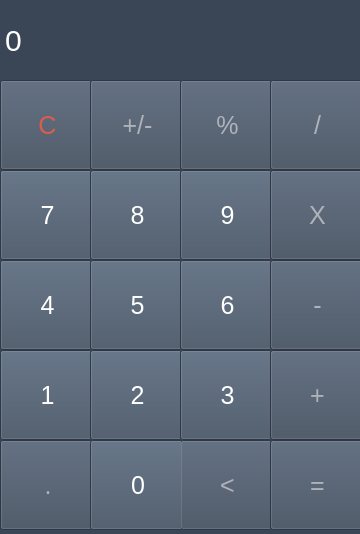
<?xml version="1.0" encoding="UTF-8"?>
<ui version="4.0">
 <class>MainWindow</class>
 <widget class="QMainWindow" name="MainWindow">
  <property name="windowModality">
   <enum>Qt::NonModal</enum>
  </property>
  <property name="geometry">
   <rect>
    <x>0</x>
    <y>0</y>
    <width>360</width>
    <height>534</height>
   </rect>
  </property>
  <property name="windowTitle">
   <string>Calculator</string>
  </property>
  <property name="windowOpacity">
   <double>0.980000000000000</double>
  </property>
  <property name="styleSheet">
   <string notr="true">background: #3A4655;</string>
  </property>
  <widget class="QWidget" name="centralwidget">
   <widget class="QLabel" name="result">
    <property name="geometry">
     <rect>
      <x>5</x>
      <y>0</y>
      <width>350</width>
      <height>80</height>
     </rect>
    </property>
    <property name="sizePolicy">
     <sizepolicy hsizetype="Maximum" vsizetype="Preferred">
      <horstretch>0</horstretch>
      <verstretch>0</verstretch>
     </sizepolicy>
    </property>
    <property name="styleSheet">
     <string notr="true">QLabel{
qproperty-aligment: 'AlingVCenter | AlignRight';
  font-size: 30px;
color: #fff;
}
  

</string>
    </property>
    <property name="text">
     <string>0</string>
    </property>
   </widget>
   <widget class="QPushButton" name="pushButton_C">
    <property name="geometry">
     <rect>
      <x>0</x>
      <y>80</y>
      <width>90</width>
      <height>90</height>
     </rect>
    </property>
    <property name="styleSheet">
     <string notr="true">width: 25%;
  background: #425062;
  color: #fff;
  padding: 20px;
  display: inline-block;
  font-size: 25px;
  text-align: center;
  vertical-align: middle;
  margin-right: -4px;
  border-right: solid 2px #3C4857;
  border-bottom: solid 2p x #3C4857;color: #D95D4E;
  background: #404D5E;</string>
    </property>
    <property name="text">
     <string>C</string>
    </property>
   </widget>
   <widget class="QPushButton" name="pushButton_PM">
    <property name="geometry">
     <rect>
      <x>90</x>
      <y>80</y>
      <width>90</width>
      <height>90</height>
     </rect>
    </property>
    <property name="styleSheet">
     <string notr="true">width: 25%;
  background: #425062;
  color: #fff;
  padding: 20px;
  display: inline-block;
  font-size: 25px;
  text-align: center;
  vertical-align: middle;
  margin-right: -4px;
  border-right: solid 2px #3C4857;
  border-bottom: solid 2p x #3C4857;color: #AEB3BA;
  background: #404D5E;</string>
    </property>
    <property name="text">
     <string>+/-</string>
    </property>
   </widget>
   <widget class="QPushButton" name="pushButton_PC">
    <property name="geometry">
     <rect>
      <x>180</x>
      <y>80</y>
      <width>90</width>
      <height>90</height>
     </rect>
    </property>
    <property name="styleSheet">
     <string notr="true">width: 25%;
  background: #425062;
  color: #fff;
  padding: 20px;
  display: inline-block;
  font-size: 25px;
  text-align: center;
  vertical-align: middle;
  margin-right: -4px;
  border-right: solid 2px #3C4857;
  border-bottom: solid 2p x #3C4857;color: #AEB3BA;
  background: #404D5E;</string>
    </property>
    <property name="text">
     <string>%</string>
    </property>
   </widget>
   <widget class="QPushButton" name="pushButton_DIV">
    <property name="geometry">
     <rect>
      <x>270</x>
      <y>80</y>
      <width>90</width>
      <height>90</height>
     </rect>
    </property>
    <property name="styleSheet">
     <string notr="true">width: 25%;
  background: #425062;
  color: #fff;
  padding: 20px;
  display: inline-block;
  font-size: 25px;
  text-align: center;
  vertical-align: middle;
  margin-right: -4px;
  border-right: solid 2px #3C4857;
  border-bottom: solid 2p x #3C4857;color: #AEB3BA;
  background: #404D5E;</string>
    </property>
    <property name="text">
     <string>/</string>
    </property>
   </widget>
   <widget class="QPushButton" name="pushButton_7">
    <property name="geometry">
     <rect>
      <x>0</x>
      <y>170</y>
      <width>90</width>
      <height>90</height>
     </rect>
    </property>
    <property name="styleSheet">
     <string notr="true">width: 25%;
  background: #425062;
  color: #fff;
  padding: 20px;
  display: inline-block;
  font-size: 25px;
  text-align: center;
  vertical-align: middle;
  margin-right: -4px;
  border-right: solid 2px #3C4857;
  border-bottom: solid 2px #3C4857;</string>
    </property>
    <property name="text">
     <string>7</string>
    </property>
   </widget>
   <widget class="QPushButton" name="pushButton_8">
    <property name="geometry">
     <rect>
      <x>90</x>
      <y>170</y>
      <width>90</width>
      <height>90</height>
     </rect>
    </property>
    <property name="styleSheet">
     <string notr="true">width: 25%;
  background: #425062;
  color: #fff;
  padding: 20px;
  display: inline-block;
  font-size: 25px;
  text-align: center;
  vertical-align: middle;
  margin-right: -4px;
  border-right: solid 2px #3C4857;
  border-bottom: solid 2px #3C4857;</string>
    </property>
    <property name="text">
     <string>8</string>
    </property>
   </widget>
   <widget class="QPushButton" name="pushButton_MULT">
    <property name="geometry">
     <rect>
      <x>270</x>
      <y>170</y>
      <width>90</width>
      <height>90</height>
     </rect>
    </property>
    <property name="styleSheet">
     <string notr="true">width: 25%;
  background: #425062;
  color: #fff;
  padding: 20px;
  display: inline-block;
  font-size: 25px;
  text-align: center;
  vertical-align: middle;
  margin-right: -4px;
  border-right: solid 2px #3C4857;
  border-bottom: solid 2p x #3C4857;color: #AEB3BA;
  background: #404D5E;</string>
    </property>
    <property name="text">
     <string>X</string>
    </property>
   </widget>
   <widget class="QPushButton" name="pushButton_9">
    <property name="geometry">
     <rect>
      <x>180</x>
      <y>170</y>
      <width>90</width>
      <height>90</height>
     </rect>
    </property>
    <property name="styleSheet">
     <string notr="true">width: 25%;
  background: #425062;
  color: #fff;
  padding: 20px;
  display: inline-block;
  font-size: 25px;
  text-align: center;
  vertical-align: middle;
  margin-right: -4px;
  border-right: solid 2px #3C4857;
  border-bottom: solid 2px #3C4857;</string>
    </property>
    <property name="text">
     <string>9</string>
    </property>
   </widget>
   <widget class="QPushButton" name="pushButton_MIN">
    <property name="geometry">
     <rect>
      <x>270</x>
      <y>260</y>
      <width>90</width>
      <height>90</height>
     </rect>
    </property>
    <property name="styleSheet">
     <string notr="true">width: 25%;
  background: #425062;
  color: #fff;
  padding: 20px;
  display: inline-block;
  font-size: 25px;
  text-align: center;
  vertical-align: middle;
  margin-right: -4px;
  border-right: solid 2px #3C4857;
  border-bottom: solid 2p x #3C4857;color: #AEB3BA;
  background: #404D5E;</string>
    </property>
    <property name="text">
     <string>-</string>
    </property>
   </widget>
   <widget class="QPushButton" name="pushButton_4">
    <property name="geometry">
     <rect>
      <x>0</x>
      <y>260</y>
      <width>90</width>
      <height>90</height>
     </rect>
    </property>
    <property name="styleSheet">
     <string notr="true">width: 25%;
  background: #425062;
  color: #fff;
  padding: 20px;
  display: inline-block;
  font-size: 25px;
  text-align: center;
  vertical-align: middle;
  margin-right: -4px;
  border-right: solid 2px #3C4857;
  border-bottom: solid 2px #3C4857;</string>
    </property>
    <property name="text">
     <string>4</string>
    </property>
   </widget>
   <widget class="QPushButton" name="pushButton_5">
    <property name="geometry">
     <rect>
      <x>90</x>
      <y>260</y>
      <width>90</width>
      <height>90</height>
     </rect>
    </property>
    <property name="styleSheet">
     <string notr="true">width: 25%;
  background: #425062;
  color: #fff;
  padding: 20px;
  display: inline-block;
  font-size: 25px;
  text-align: center;
  vertical-align: middle;
  margin-right: -4px;
  border-right: solid 2px #3C4857;
  border-bottom: solid 2px #3C4857;</string>
    </property>
    <property name="text">
     <string>5</string>
    </property>
   </widget>
   <widget class="QPushButton" name="pushButton_6">
    <property name="geometry">
     <rect>
      <x>180</x>
      <y>260</y>
      <width>90</width>
      <height>90</height>
     </rect>
    </property>
    <property name="styleSheet">
     <string notr="true">width: 25%;
  background: #425062;
  color: #fff;
  padding: 20px;
  display: inline-block;
  font-size: 25px;
  text-align: center;
  vertical-align: middle;
  margin-right: -4px;
  border-right: solid 2px #3C4857;
  border-bottom: solid 2px #3C4857;</string>
    </property>
    <property name="text">
     <string>6</string>
    </property>
   </widget>
   <widget class="QPushButton" name="pushButton_PL">
    <property name="geometry">
     <rect>
      <x>270</x>
      <y>350</y>
      <width>90</width>
      <height>90</height>
     </rect>
    </property>
    <property name="styleSheet">
     <string notr="true">width: 25%;
  background: #425062;
  color: #fff;
  padding: 20px;
  display: inline-block;
  font-size: 25px;
  text-align: center;
  vertical-align: middle;
  margin-right: -4px;
  border-right: solid 2px #3C4857;
  border-bottom: solid 2p x #3C4857;color: #AEB3BA;
  background: #404D5E;</string>
    </property>
    <property name="text">
     <string>+</string>
    </property>
   </widget>
   <widget class="QPushButton" name="pushButton_1">
    <property name="geometry">
     <rect>
      <x>0</x>
      <y>350</y>
      <width>90</width>
      <height>90</height>
     </rect>
    </property>
    <property name="styleSheet">
     <string notr="true">width: 25%;
  background: #425062;
  color: #fff;
  padding: 20px;
  display: inline-block;
  font-size: 25px;
  text-align: center;
  vertical-align: middle;
  margin-right: -4px;
  border-right: solid 2px #3C4857;
  border-bottom: solid 2px #3C4857;</string>
    </property>
    <property name="text">
     <string>1</string>
    </property>
   </widget>
   <widget class="QPushButton" name="pushButton_2">
    <property name="geometry">
     <rect>
      <x>90</x>
      <y>350</y>
      <width>90</width>
      <height>90</height>
     </rect>
    </property>
    <property name="styleSheet">
     <string notr="true">width: 25%;
  background: #425062;
  color: #fff;
  padding: 20px;
  display: inline-block;
  font-size: 25px;
  text-align: center;
  vertical-align: middle;
  margin-right: -4px;
  border-right: solid 2px #3C4857;
  border-bottom: solid 2px #3C4857;</string>
    </property>
    <property name="text">
     <string>2</string>
    </property>
   </widget>
   <widget class="QPushButton" name="pushButton_3">
    <property name="geometry">
     <rect>
      <x>180</x>
      <y>350</y>
      <width>90</width>
      <height>90</height>
     </rect>
    </property>
    <property name="styleSheet">
     <string notr="true">width: 25%;
  background: #425062;
  color: #fff;
  padding: 20px;
  display: inline-block;
  font-size: 25px;
  text-align: center;
  vertical-align: middle;
  margin-right: -4px;
  border-right: solid 2px #3C4857;
  border-bottom: solid 2px #3C4857;</string>
    </property>
    <property name="text">
     <string>3</string>
    </property>
   </widget>
   <widget class="QPushButton" name="pushButton_EQ">
    <property name="geometry">
     <rect>
      <x>270</x>
      <y>440</y>
      <width>90</width>
      <height>90</height>
     </rect>
    </property>
    <property name="styleSheet">
     <string notr="true">width: 25%;
  background: #425062;
  color: #fff;
  padding: 20px;
  display: inline-block;
  font-size: 25px;
  text-align: center;
  vertical-align: middle;
  margin-right: -4px;
  border-right: solid 2px #3C4857;
  border-bottom: solid 2p x #3C4857;color: #AEB3BA;
  background: #404D5E;</string>
    </property>
    <property name="text">
     <string>=</string>
    </property>
   </widget>
   <widget class="QPushButton" name="pushButton_D">
    <property name="geometry">
     <rect>
      <x>0</x>
      <y>440</y>
      <width>91</width>
      <height>90</height>
     </rect>
    </property>
    <property name="styleSheet">
     <string notr="true">width: 25%;
  background: #425062;
  color: #fff;
  padding: 20px;
  display: inline-block;
  font-size: 25px;
  text-align: center;
  vertical-align: middle;
  margin-right: -4px;
  border-right: solid 2px #3C4857;
  border-bottom: solid 2p x #3C4857;color: #AEB3BA;
  background: #404D5E;</string>
    </property>
    <property name="text">
     <string>.</string>
    </property>
   </widget>
   <widget class="QPushButton" name="pushButton_B">
    <property name="geometry">
     <rect>
      <x>180</x>
      <y>440</y>
      <width>90</width>
      <height>90</height>
     </rect>
    </property>
    <property name="styleSheet">
     <string notr="true">width: 25%;
  background: #425062;
  color: #fff;
  padding: 20px;
  display: inline-block;
  font-size: 25px;
  text-align: center;
  vertical-align: middle;
  margin-right: -4px;
  border-right: solid 2px #3C4857;
  border-bottom: solid 2p x #3C4857;color: #AEB3BA;
  background: #404D5E;</string>
    </property>
    <property name="text">
     <string>&lt;</string>
    </property>
   </widget>
   <widget class="QPushButton" name="pushButton_0">
    <property name="geometry">
     <rect>
      <x>90</x>
      <y>440</y>
      <width>91</width>
      <height>90</height>
     </rect>
    </property>
    <property name="styleSheet">
     <string notr="true">width: 25%;
  background: #425062;
  color: #fff;
  padding: 20px;
  display: inline-block;
  font-size: 25px;
  text-align: center;
  vertical-align: middle;
  margin-right: -4px;
  border-right: solid 2px #3C4857;
  border-bottom: solid 2px #3C4857;</string>
    </property>
    <property name="text">
     <string>0</string>
    </property>
   </widget>
  </widget>
 </widget>
 <resources/>
 <connections/>
</ui>
